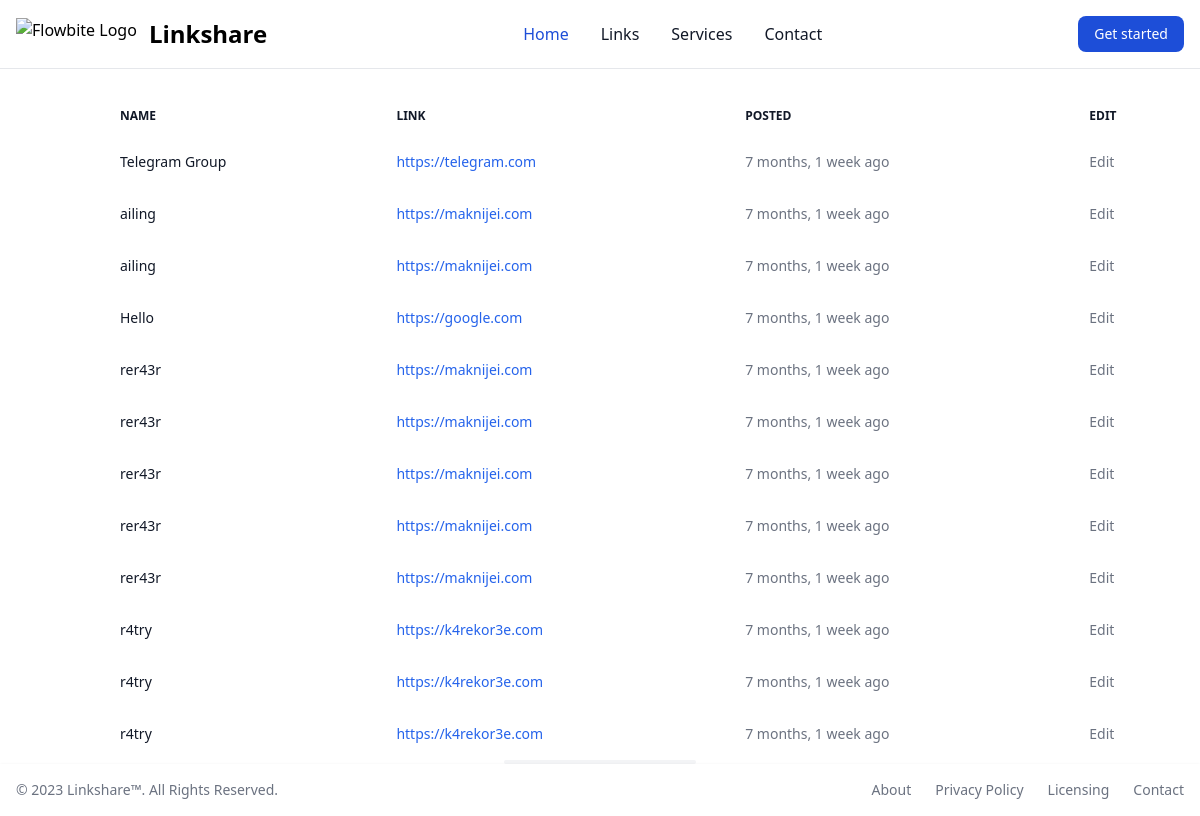
Screenshot of /links with the database file from the repository.
### links/models.py (models this page shows, shortened)
class Link(models.Model):
    name = models.CharField(max_length=100)
    url = models.URLField(max_length=500)
    date_added = models.DateTimeField(auto_now_add=True)
    category = models.ForeignKey(Category, default=None, on_delete=models.CASCADE)

### links/views.py (the view)
# urls.py: path("links", LinksListView.as_view(), name="links"),
class LinksListView(ListView):
    model = Link
    template_name = "links/links.html"

### links/templates/links/links.html (shortened to what this page needs)
{% extends 'base.html' %}
{% block content %}
<div class="relative pt-24 dark:text-gray-400 pl-24">
    <table class="w-full text-sm text-left text-gray-500 dark:text-gray-400">
        <thead class="text-xs text-gray-900 uppercase dark:text-gray-400">
            <tr>
                <th scope="col" class="px-6 py-3">
                    Name
                </th>
                <th scope="col" class="px-6 py-3">
                    Link
                </th>
                <th scope="col" class="px-6 py-3">
                    Posted
                </th>
                <th scope="col" class="px-6 py-3">
                    Edit
                </th>
            </tr>
        </thead>
        <tbody>
            {% for link in link_list %}
            <tr class="bg-white dark:bg-gray-800">
                <th scope="row" class="px-6 py-4 font-medium text-gray-900 whitespace-nowrap dark:text-white">
                    {{ link.name }}
                </th>
                <td class="px-6 py-4">
                    <a href="{{ link.url }}" class="inline-flex items-center font-medium text-blue-600 hover:text-blue-800 dark:text-blue-500 dark:hover:text-blue-700">
                        {{ link.url }}
                    </a>
                </td>
                <td class="px-6 py-4">
                    {{ link.date_added | timesince }} ago
                </td>
                <td class="px-6 py-4">
                    Edit
                </td>
            </tr>
            {% endfor %}
        </tbody>
    </table>
</div>
{% endblock content %}

### static/css/style.css (style rules this page uses)
html { line-height: 1.5; -webkit-text-size-adjust: 100%; -moz-tab-size: 4; -o-tab-size: 4; tab-size: 4; font-family: ui-sans-serif, system-ui, -apple-system, BlinkMacSystemFont, "Segoe UI", Roboto, "Helvetica Neue", Arial, "Noto Sans", sans-serif, "Apple Color Emoji", "Segoe UI Emoji", "Segoe UI Symbol", "Noto Color Emoji"; font-feature-settings: normal; font-variation-settings: normal; }
body { margin: 0; line-height: inherit; }
a { color: inherit; text-decoration: inherit; }
table { text-indent: 0; border-color: inherit; border-collapse: collapse; }
.relative { position: relative; }
.inline-flex { display: inline-flex; }
.w-full { width: 100%; }
.items-center { align-items: center; }
.whitespace-nowrap { white-space: nowrap; }
.bg-white { --tw-bg-opacity: 1; background-color: rgb(255 255 255 / var(--tw-bg-opacity)); }
.px-6 { padding-left: 1.5rem; padding-right: 1.5rem; }
.py-3 { padding-top: 0.75rem; padding-bottom: 0.75rem; }
.py-4 { padding-top: 1rem; padding-bottom: 1rem; }
.pl-24 { padding-left: 6rem; }
.pt-24 { padding-top: 6rem; }
.text-left { text-align: left; }
.text-sm { font-size: 0.875rem; line-height: 1.25rem; }
.text-xs { font-size: 0.75rem; line-height: 1rem; }
.font-medium { font-weight: 500; }
.uppercase { text-transform: uppercase; }
.text-blue-600 { --tw-text-opacity: 1; color: rgb(37 99 235 / var(--tw-text-opacity)); }
.text-gray-500 { --tw-text-opacity: 1; color: rgb(107 114 128 / var(--tw-text-opacity)); }
.text-gray-900 { --tw-text-opacity: 1; color: rgb(17 24 39 / var(--tw-text-opacity)); }

### rows the page displays
Link: name "Telegram Group", url "https://telegram.com", date_added "7 months, 1 week"
Link: name "ailing", url "https://maknijei.com", date_added "7 months, 1 week"
Link: name "ailing", url "https://maknijei.com", date_added "7 months, 1 week"
Link: name "Hello", url "https://google.com", date_added "7 months, 1 week"
Link: name "rer43r", url "https://maknijei.com", date_added "7 months, 1 week"
Link: name "rer43r", url "https://maknijei.com", date_added "7 months, 1 week"
Link: name "rer43r", url "https://maknijei.com", date_added "7 months, 1 week"
Link: name "rer43r", url "https://maknijei.com", date_added "7 months, 1 week"
Link: name "rer43r", url "https://maknijei.com", date_added "7 months, 1 week"
Link: name "r4try", url "https://k4rekor3e.com", date_added "7 months, 1 week"
Link: name "r4try", url "https://k4rekor3e.com", date_added "7 months, 1 week"
Link: name "r4try", url "https://k4rekor3e.com", date_added "7 months, 1 week"
